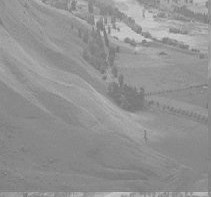
#> input picture images/input/wiki.jpg, 211 x 197 px
$ python histogram_equalization_opencv.py
#> lines starting #> are read from the running program, lines starting #| are printed output that depends on the picture
#!/usr/bin/env python3
# -*- coding: utf-8 -*-
"""
Created on Wed Apr 25 15:50:10 2018

@author: osboxes
"""

import cv2
import numpy as np

img = cv2.imread('images/input/wiki.jpg',0)
#> img is the input picture: shape (197, 211); min 115, max 210, mean 146.7
equ = cv2.equalizeHist(img)
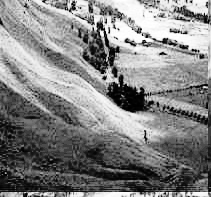
#> equ: shape (197, 211); min 0, max 255, mean 130.9
res = np.hstack((img,equ)) #stacking images side-by-side
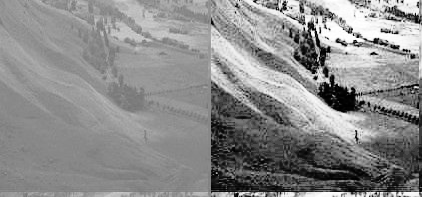
#> res: shape (197, 422); min 0, max 255, mean 138.8
cv2.imwrite('res.png',res)
